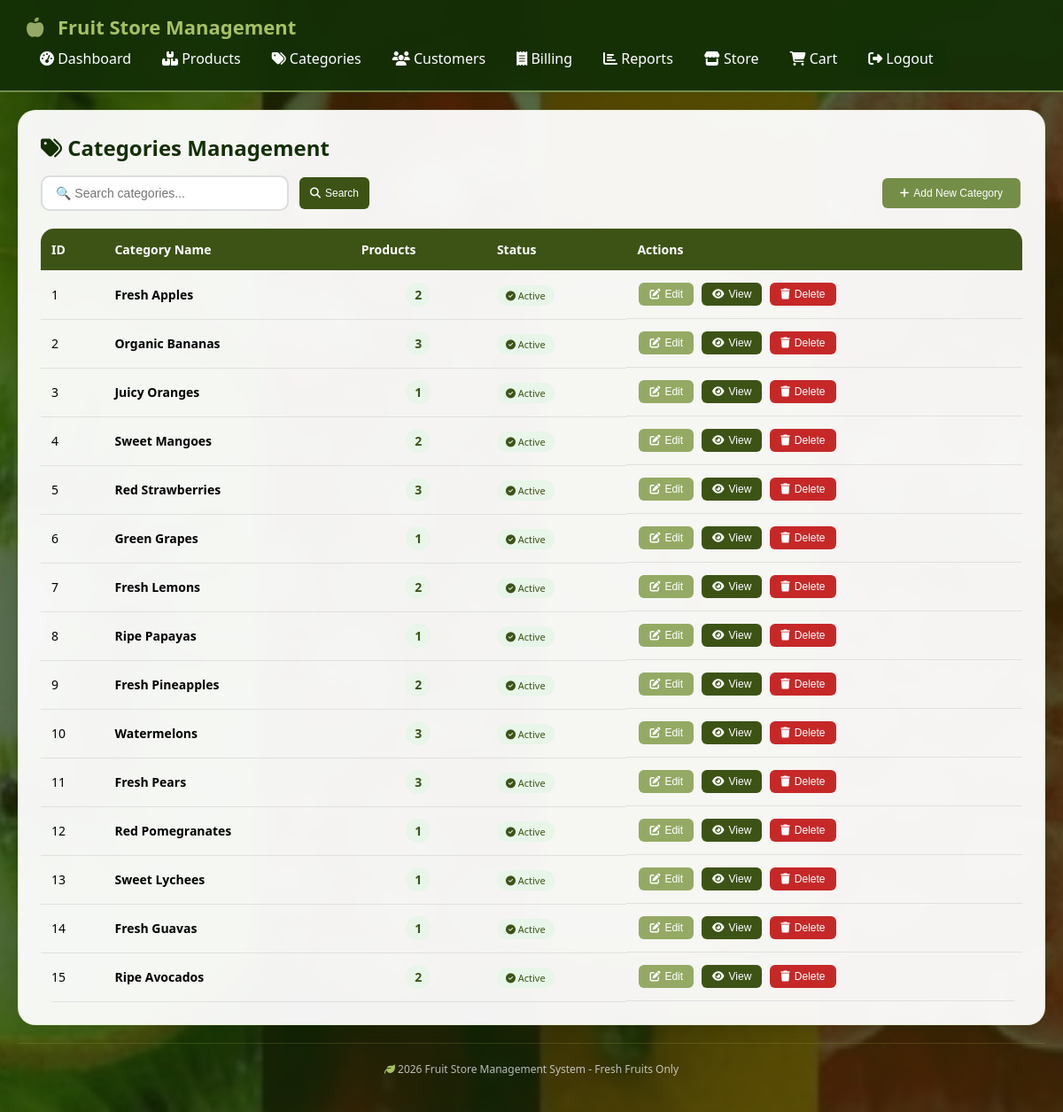
/pages/categories.php (signed in), run on the app's committed database.
### tables this page shows
CREATE TABLE `categories` (
  `id` int(11) NOT NULL,
  `name` varchar(50) NOT NULL,
  `description` text DEFAULT NULL,
  `created_at` timestamp NOT NULL DEFAULT current_timestamp(),
  `icon` varchar(50) DEFAULT 'fa-tag'
);

### pages/categories.php (the view, shortened to what this page needs)
<?php
require_once __DIR__ . '/../config/database.php';
$search = isset($_GET['search']) ? mysqli_real_escape_string($conn, $_GET['search']) : '';
if($search) {
    $categories = mysqli_query($conn, "SELECT c.*, COUNT(p.id) as product_count FROM categories c LEFT JOIN products p ON c.id = p.category_id WHERE c.name LIKE '%$search%' GROUP BY c.id ORDER BY c.id ASC");
} else {
    $categories = mysqli_query($conn, "SELECT c.*, COUNT(p.id) as product_count FROM categories c LEFT JOIN products p ON c.id = p.category_id GROUP BY c.id ORDER BY c.id ASC");
}
?>
<!DOCTYPE html>
<html>
<head>
    <link rel="stylesheet" href="https://cdnjs.cloudflare.com/ajax/libs/font-awesome/6.4.0/css/all.min.css">
    <link rel="stylesheet" href="../css/style.css">
</head>
<body>
    <div class="navbar">
        <div class="logo">
            <i class="fas fa-apple-alt"></i> Fruit Store Management
        </div>
        <div class="nav-links">
            <a href="dashboard.php"><i class="fas fa-tachometer-alt"></i> Dashboard</a>
            <a href="products.php"><i class="fas fa-boxes"></i> Products</a>
            <a href="categories.php"><i class="fas fa-tags"></i> Categories</a>
            <a href="customers.php"><i class="fas fa-users"></i> Customers</a>
            <a href="billing.php"><i class="fas fa-receipt"></i> Billing</a>
            <a href="reports.php"><i class="fas fa-chart-bar"></i> Reports</a>
            <a href="store.php"><i class="fas fa-store"></i> Store</a>
            <a href="cart.php">
                <i class="fas fa-shopping-cart"></i> Cart
            </a>
            <a href="logout.php" class="logout"><i class="fas fa-sign-out-alt"></i> Logout</a>
        </div>
    </div>
    <div class="container">
        <div class="card">
            <h2><i class="fas fa-tags"></i> Categories Management</h2>
            <div class="search-section">
                <form method="GET" style="display: flex; gap: 10px;">
                    <input type="text" name="search" class="search-box" placeholder="🔍 Search categories..." value="<?php echo htmlspecialchars($search); ?>">
                    <button type="submit" class="btn btn-search"><i class="fas fa-search"></i> Search</button>
                </form>
                <button class="btn btn-add" onclick="showAddModal()">
                    <i class="fas fa-plus"></i> Add New Category
                </button>
            </div>
            <div class="table-wrapper">
                <table>
                    <thead>
                        <tr>
                            <th>ID</th>
                            <th>Category Name</th>
                            <th>Products</th>
                            <th>Status</th>
                            <th>Actions</th>
                        </tr>
                    </thead>
                    <tbody>
                        <?php if(mysqli_num_rows($categories) > 0): ?>
                            <?php
                            $count = 1;
                            while($row = mysqli_fetch_assoc($categories)):
                            ?>
                            <tr>
                                <td><?php echo $count; ?></td>
                                <td><strong><?php echo htmlspecialchars($row['name']); ?></strong></td>
                                <td style="text-align: center;">
                                    <span class="product-count-badge">
                                        <?php echo $row['product_count']; ?>
                                    </span>
                                </td>
                                <td>
                                    <?php if($row['product_count'] > 0): ?>
                                        <span class="status-active">
                                            <i class="fas fa-check-circle"></i> Active
                                        </span>
                                    <?php else: ?>
                                        <span class="status-empty">
                                            <i class="fas fa-plus-circle"></i> Empty
                                        </span>
                                    <?php endif; ?>
                                </td>
                                <td class="action-buttons">
                                    <button class="btn btn-edit" onclick='showEditModal(<?php echo $row['id']; ?>, "<?php echo addslashes($row['name']); ?>")'>
                                        <i class="fas fa-edit"></i> Edit
                                    </button>
                                    <button class="btn btn-view" onclick='viewProducts(<?php echo $row['id']; ?>, "<?php echo addslashes($row['name']); ?>")'>
                                        <i class="fas fa-eye"></i> View
                                    </button>
                                    <button class="btn btn-delete" onclick='confirmDelete(<?php echo $row['id']; ?>, "<?php echo addslashes($row['name']); ?>")'>
                                        <i class="fas fa-trash"></i> Delete
                                    </button>
                                </td>
                            </tr>
                            <?php
                            $count++;
                            endwhile;
                            ?>
                        <?php endif; ?>
                    </tbody>
                </table>
            </div>
        </div>
        <div class="footer">
            <i class="fas fa-leaf"></i> <?php echo date('Y'); ?> Fruit Store Management System - Fresh Fruits Only
        </div>
    </div>
</body>
</html>

### css/style.css (style rules this page uses)
:root { --pine-tree: #132F06; --clover: #3D5316; --dilley: #5B7341; --asparagus: #748E48; --green-smoke: #94AA64; --celery: #A6C261; --primary: #3D5316; --primary-dark: #132F06; --primary-light: #5B7341; --success: #748E48; --warning: #94AA64; --info: #A6C261; --white: #FFFFFF; --light-gray: #F5F5F5; --gray: #888888; --dark: #333333; --shadow: rgba(19, 47, 6, 0.2); }
* { margin: 0; padding: 0; box-sizing: border-box; }
body { font-family: 'Segoe UI', Tahoma, Geneva, Verdana, sans-serif; background: var(--light-gray); min-height: 100vh; position: relative; }
body::before { content: ''; position: fixed; top: 0; left: 0; width: 100%; height: 100%; background-image: url('../image/png6.jpeg'); background-size: cover; background-position: center; background-repeat: no-repeat; z-index: -2; }
body::after { content: ''; position: fixed; top: 0; left: 0; width: 100%; height: 100%; background: rgba(19, 47, 6, 0.7); z-index: -1; }
.container { padding: 20px; max-width: 1400px; margin: 0 auto; }
.navbar { background: rgba(19, 47, 6, 0.95); backdrop-filter: blur(10px); padding: 15px 30px; color: white; display: flex; justify-content: space-between; align-items: center; flex-wrap: wrap; box-shadow: 0 2px 15px rgba(19, 47, 6, 0.3); position: sticky; top: 0; z-index: 100; border-bottom: 2px solid var(--asparagus); }
.navbar .logo { font-size: 22px; font-weight: bold; color: var(--celery); }
.navbar .logo i { margin-right: 10px; color: var(--green-smoke); }
.navbar a { color: white; text-decoration: none; padding: 8px 15px; border-radius: 8px; transition: all 0.3s; }
.navbar .logout { background: var(--pine-tree); border-radius: 8px; }
.nav-links { display: flex; flex-wrap: wrap; gap: 5px; align-items: center; }
.card { background: rgba(255, 255, 255, 0.95); backdrop-filter: blur(10px); padding: 25px; border-radius: 20px; box-shadow: 0 5px 20px var(--shadow); border: 1px solid rgba(166, 194, 97, 0.2); transition: all 0.3s; }
.card h2, .card h3, .card h4 { color: var(--pine-tree); }
.btn { padding: 10px 25px; border: none; border-radius: 10px; font-weight: 600; cursor: pointer; transition: all 0.3s; display: inline-flex; align-items: center; gap: 8px; font-size: 14px; }
.btn-edit { background: var(--green-smoke); color: white; }
.btn-delete { background: #c62828; color: white; }
.btn-add { background: var(--asparagus); color: white; }
table { width: 100%; border-collapse: collapse; font-size: 14px; }
th { background: var(--clover); color: white; padding: 14px 12px; text-align: left; font-weight: 600; }
td { padding: 12px; border-bottom: 1px solid #e0e0e0; vertical-align: middle; }
.footer { text-align: center; padding: 20px; color: rgba(255,255,255,0.7); font-size: 12px; border-top: 1px solid rgba(166, 194, 97, 0.2); margin-top: 30px; }
.footer i { color: var(--celery); }

### data on the page
categories: name "Fresh Apples", product_count "2"
categories: name "Organic Bananas", product_count "3"
categories: name "Juicy Oranges", product_count "1"
categories: name "Sweet Mangoes", product_count "2"
categories: name "Red Strawberries", product_count "3"
categories: name "Green Grapes", product_count "1"
categories: name "Fresh Lemons", product_count "2"
categories: name "Ripe Papayas", product_count "1"
categories: name "Fresh Pineapples", product_count "2"
categories: name "Watermelons", product_count "3"
categories: name "Fresh Pears", product_count "3"
categories: name "Red Pomegranates", product_count "1"
categories: name "Sweet Lychees", product_count "1"
categories: name "Fresh Guavas", product_count "1"
categories: name "Ripe Avocados", product_count "2"
